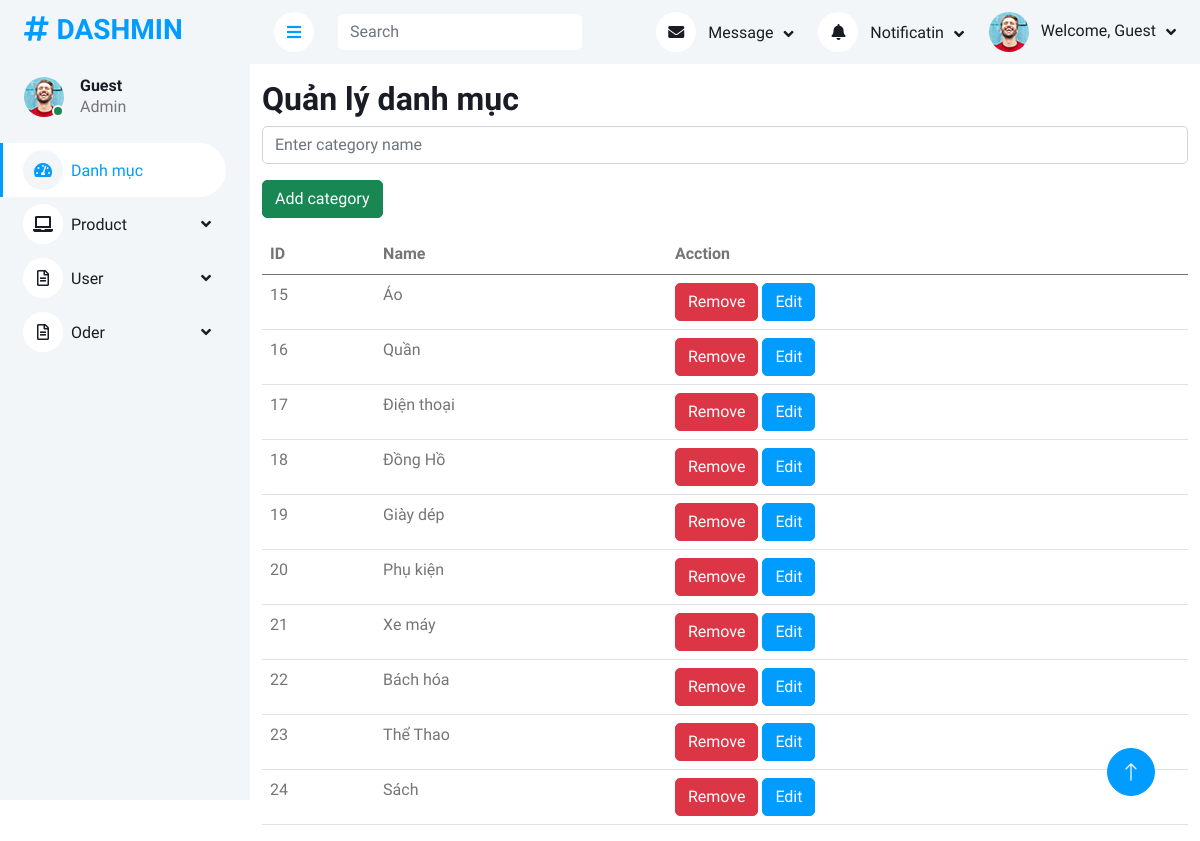
Screenshot of /dashmin-1.0.0/index.php with the database file from the repository.
### tables this page shows
CREATE TABLE `categories` (
  `id` int(11) NOT NULL,
  `name` varchar(255) NOT NULL
);

### dashmin-1.0.0/DBUtil.php (called while the page is built, shortened)
<?php
include "Database.php";
class DBUntil
{
    private $connection = null;
    function __construct()
    {
        $db = new Database(HOST, USERNAME, PASSWORD, DB_NAME);
        $this->connection = $db->getConnection();
    }
    public function select($sql, $params = [])
    {
        $stmt = $this->connection->prepare($sql);
        $stmt->execute($params);
        $stmt->setFetchMode(PDO::FETCH_ASSOC);
        return $stmt->fetchAll();
    }
}
?>

### dashmin-1.0.0/Database.php (called while the page is built, shortened)
<?php
class Database
{
    private $host;
    private $username;
    private $password;
    private $dbname;
    public function __construct($host, $username, $password, $dbname)
    {
        $this->host = $host;
        $this->password = $password;
        $this->username = $username;
        $this->dbname = $dbname;
    }
    public function getConnection()
    {
        try {
            $url = "mysql:host=" . $this->host . ";dbname=" . $this->dbname . ";username=" . $this->username . "";
            $this->connection = new PDO($url, $this->username, $this->password);
            $this->connection->setAttribute(PDO::ATTR_ERRMODE, PDO::ERRMODE_EXCEPTION);
            return $this->connection;
        } catch (\Exception $e) {
            echo "Error: " . $e->getMessage();
            return null;
        }
    }
}

### dashmin-1.0.0/index.php (the view, shortened to what this page needs)
<?php
include_once('./DBUtil.php');
$dbHelper = new DBUntil();
$categories = $dbHelper->select("SELECT * FROM categories");
?>
<!DOCTYPE html>
<html lang="en">
<head>
    <link href="https://cdnjs.cloudflare.com/ajax/libs/font-awesome/5.10.0/css/all.min.css" rel="stylesheet">
    <link href="https://cdn.jsdelivr.net/npm/bootstrap-icons@1.4.1/font/bootstrap-icons.css" rel="stylesheet">
    <link href="lib/owlcarousel/assets/owl.carousel.min.css" rel="stylesheet">
    <link href="lib/tempusdominus/css/tempusdominus-bootstrap-4.min.css" rel="stylesheet" />
    <link href="css/bootstrap.min.css" rel="stylesheet">
    <link href="css/style.css" rel="stylesheet">
</head>
<body>
    <div class="container-xxl position-relative bg-white d-flex p-0">
        <div class="sidebar pe-4 pb-3">
            <nav class="navbar bg-light navbar-light">
                <a href="index.php" class="navbar-brand mx-4 mb-3">
                    <h3 class="text-primary"><i class="fa fa-hashtag me-2"></i>DASHMIN</h3>
                </a>
                <div class="d-flex align-items-center ms-4 mb-4">
                    <div class="position-relative">
                        <img class="rounded-circle" src="img/user.jpg" alt="" style="width: 40px; height: 40px;">
                        <div class="bg-success rounded-circle border border-2 border-white position-absolute end-0 bottom-0 p-1"></div>
                    </div>
                    <div class="ms-3">
                        <h6 class="mb-0"><?php echo isset($_SESSION['username']) ? $_SESSION['username'] : 'Guest'; ?> </h6>
                        <span>Admin</span>
                    </div>
                </div>
                <div class="navbar-nav w-100">
                    <a href="index.php" class="nav-item nav-link active"><i class="fa fa-tachometer-alt me-2"></i>Danh mục</a>
                    <div class="nav-item dropdown">
                        <a href="#" class="nav-link dropdown-toggle" data-bs-toggle="dropdown"><i class="fa fa-laptop me-2"></i>Product</a>
                    </div>
                    <div class="nav-item dropdown">
                        <a href="#" class="nav-link dropdown-toggle" data-bs-toggle="dropdown"><i class="far fa-file-alt me-2"></i>User</a>
                    </div>
                    <div class="nav-item dropdown">
                        <a href="#" class="nav-link dropdown-toggle" data-bs-toggle="dropdown"><i class="far fa-file-alt me-2"></i>Oder</a>
                    </div>
                </div>
            </nav>
        </div>
        <div class="content">
            <nav class="navbar navbar-expand bg-light navbar-light sticky-top px-4 py-0">
                <a href="#" class="sidebar-toggler flex-shrink-0">
                    <i class="fa fa-bars"></i>
                </a>
                <form class="d-none d-md-flex ms-4">
                    <input class="form-control border-0" type="search" placeholder="Search">
                </form>
                <div class="navbar-nav align-items-center ms-auto">
                    <div class="nav-item dropdown">
                        <a href="#" class="nav-link dropdown-toggle" data-bs-toggle="dropdown">
                            <i class="fa fa-envelope me-lg-2"></i>
                            <span class="d-none d-lg-inline-flex">Message</span>
                        </a>
                    </div>
                    <div class="nav-item dropdown">
                        <a href="#" class="nav-link dropdown-toggle" data-bs-toggle="dropdown">
                            <i class="fa fa-bell me-lg-2"></i>
                            <span class="d-none d-lg-inline-flex">Notificatin</span>
                        </a>
                    </div>
                    <div class="nav-item dropdown">
                        <a href="#" class="nav-link dropdown-toggle" data-bs-toggle="dropdown">
                            <img class="rounded-circle me-lg-2" src="img/user.jpg" alt="" style="width: 40px; height: 40px;">
                            <span class="d-none d-lg-inline-flex">
                                Welcome, <?php echo isset($_SESSION['username']) ? $_SESSION['username'] : 'Guest'; ?>
                            </span>
                        </a>
                    </div>
                </div>
            </nav>
            <div class="container mt-3">
                <h2>Quản lý danh mục</h2>
                <form action="index.php" method="post">
                    <div class="mb-3">
                        <input type="text" class="form-control" id="category_name" name="category_name" placeholder="Enter category name">
                    </div>
                    <button type="submit" class="btn btn-success" name="add_category">Add category</button>
                </form>
                <table class="table mt-3">
                    <thead>
                        <tr>
                            <th>ID</th>
                            <th>Name</th>
                            <th>Acction</th>
                        </tr>
                    </thead>
                    <tbody>
                        <?php foreach ($categories as $cat) : ?>
                            <tr>
                                <td><?php echo $cat['id']; ?></td>
                                <td><?php echo $cat['name']; ?></td>
                                <td>
                                    <a class="btn btn-danger" href="delete.php?id=<?php echo $cat['id']; ?>&type=category">Remove</a>
                                    <a class="btn btn-primary" href="edit.php?id=<?php echo $cat['id']; ?>&type=category">Edit</a>
                                </td>
                            </tr>
                        <?php endforeach; ?>
                    </tbody>
                </table>
                <a href="#" class="btn btn-lg btn-primary btn-lg-square back-to-top"><i class="bi bi-arrow-up"></i></a>
            </div>
</body>
</html>

### dashmin-1.0.0/css/style.css (style rules this page uses)
:root { --primary: #009CFF; --light: #F3F6F9; --dark: #191C24; }
.back-to-top { position: fixed; display: none; right: 45px; bottom: 45px; z-index: 99; }
.btn { transition: .5s; }
.btn.btn-primary { color: #FFFFFF; }
.btn-lg-square { width: 48px; height: 48px; }
.btn-square, .btn-sm-square, .btn-lg-square { padding: 0; display: inline-flex; align-items: center; justify-content: center; font-weight: normal; border-radius: 50px; }
.sidebar { position: fixed; top: 0; left: 0; bottom: 0; width: 250px; height: 100vh; overflow-y: auto; background: var(--light); transition: 0.5s; z-index: 999; }
.content { margin-left: 250px; min-height: 100vh; background: #FFFFFF; transition: 0.5s; }
@media (min-width: 992px) { .sidebar { margin-left: 0; } }
@media (min-width: 992px) { .content { width: calc(100% - 250px); } }
.sidebar .navbar .navbar-nav .nav-link { padding: 7px 20px; color: var(--dark); font-weight: 500; border-left: 3px solid var(--light); border-radius: 0 30px 30px 0; outline: none; }
.sidebar .navbar .navbar-nav .nav-link:hover, .sidebar .navbar .navbar-nav .nav-link.active { color: var(--primary); background: #FFFFFF; border-color: var(--primary); }
.sidebar .navbar .navbar-nav .nav-link i { width: 40px; height: 40px; display: inline-flex; align-items: center; justify-content: center; background: #FFFFFF; border-radius: 40px; }
.sidebar .navbar .navbar-nav .nav-link:hover i, .sidebar .navbar .navbar-nav .nav-link.active i { background: var(--light); }
.sidebar .navbar .dropdown-toggle::after { position: absolute; top: 15px; right: 15px; border: none; content: "\f107"; font-family: "Font Awesome 5 Free"; font-weight: 900; transition: .5s; }
.content .navbar .navbar-nav .nav-link { margin-left: 25px; padding: 12px 0; color: var(--dark); outline: none; }
.content .navbar .sidebar-toggler, .content .navbar .navbar-nav .nav-link i { width: 40px; height: 40px; display: inline-flex; align-items: center; justify-content: center; background: #FFFFFF; border-radius: 40px; }
.content .navbar .dropdown-toggle::after { margin-left: 6px; vertical-align: middle; border: none; content: "\f107"; font-family: "Font Awesome 5 Free"; font-weight: 900; transition: .5s; }

### rows the page displays
categories: id "15", name "Áo"
categories: id "16", name "Quần"
categories: id "17", name "Điện thoại"
categories: id "18", name "Đồng Hồ"
categories: id "19", name "Giày dép"
categories: id "20", name "Phụ kiện"
categories: id "21", name "Xe máy"
categories: id "22", name "Bách hóa"
categories: id "23", name "Thể Thao"
categories: id "24", name "Sách"
